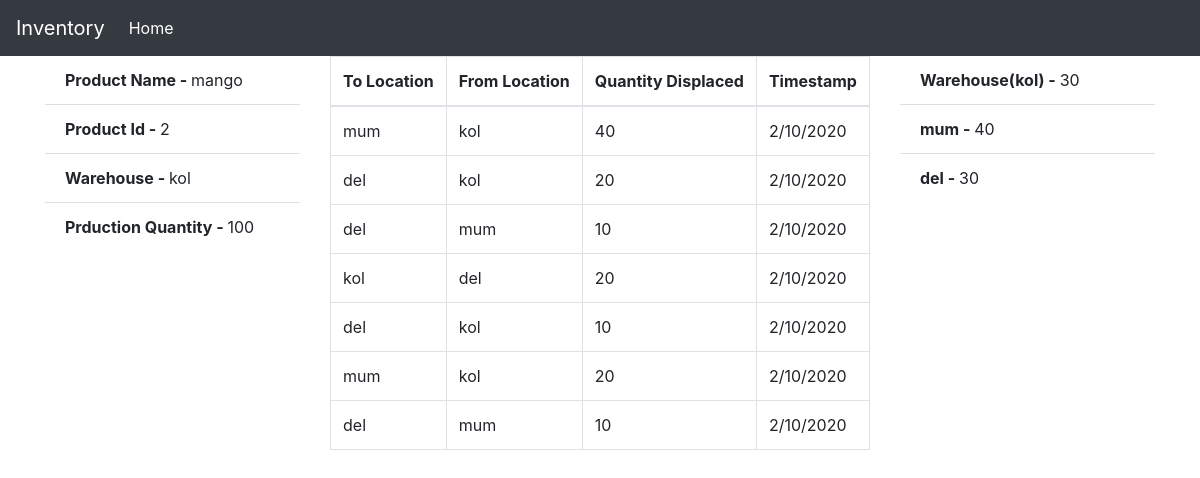
The page /report/2 on the database its author committed.
### app.py (models this page shows)
class Product(db.Model):
    id = db.Column(db.Integer,primary_key=True, autoincrement=True)
    product_name = db.Column(db.String(200))
    product_type = db.Column(db.String(200))
    quantity = db.Column(db.String(200))
    warehouse = db.Column(db.String(200))
    movements = db.relationship('Movement', backref="user2")

class Movement(db.Model):
    id = db.Column(db.Integer, primary_key=True)
    timestamp = db.Column(db.String(200))
    to_location = db.Column(db.String(200))
    from_location = db.Column(db.String(200))
    product_id = db.Column(db.Integer, db.ForeignKey('product.id'))
    quantity = db.Column(db.Integer)

class Location(db.Model):
    id = db.Column(db.Integer,primary_key=True, autoincrement=True)
    location_name = db.Column(db.String(200))

### app.py (the view)
@app.route('/report/<int:id>',methods=["GET"])
def report(id):
    product_info= db.session.query(Product).filter(Product.id == id).all()
    locations = Location.query.all()
    location_info= db.session.query(Location).filter(Location.location_name != product_info[0].warehouse).all()
    movement_info= db.session.query(Product,Movement).filter(Movement.product_id == id, Product.id == id).all()
    warehouse_quant = int(product_info[0].quantity)
    final_repo=[]
    for i in locations:
        if i.location_name != product_info[0].warehouse:
            move_from= db.session.query(db.func.sum(Movement.quantity)).filter(Movement.from_location == i.location_name, Movement.product_id == id).scalar()
            move_to= db.session.query(db.func.sum(Movement.quantity)).filter(Movement.to_location == i.location_name, Movement.product_id == id).scalar()
            m = move_to - move_from
            warehouse_quant = warehouse_quant - m
            final_repo.append(m)
    final_location=[]
    for i in location_info:
        final_location.append(i.location_name)
    res={}
    for key in final_location:
        for value in final_repo:
            res[key] = value
            final_repo.remove(value)
            break
    return render_template('report.html',product_info=product_info,movement_info=movement_info,final_repo=final_repo,location_info=location_info,res=res,warehouse_quant=warehouse_quant)

### templates/report.html
{% extends 'index.html' %}
{% block content %}
<div class="row">
    <div class="col-lg-3">
        {% for i in product_info %}
        <ul class="list-group list-group-flush">
            <li class="list-group-item"><b>Product Name - </b>{{ i.product_name }}</li>
            <li class="list-group-item"><b>Product Id - </b>{{ i.id }}</li>
            <li class="list-group-item"><b>Warehouse - </b>{{ i.warehouse }}</li>
            <li class="list-group-item"><b>Prduction Quantity - </b>{{ i.quantity }}</li>
        </ul>
        {% endfor %}
    </div>
    <div class="col-lg-6">
        <table class="table table-bordered">
            <thead>
                <th>To Location</th>
                <th>From Location</th>
                <th>Quantity Displaced</th>
                <th>Timestamp</th>
            </thead>
            <tbody>
                {% for i in movement_info %}
                <tr>
                    <td>{{ i.Movement.to_location }}</td>
                    <td>{{ i.Movement.from_location }}</td>
                    <td>{{ i.Movement.quantity }}</td>
                    <td>{{ i.Movement.timestamp }}</td>
                </tr>
                {% endfor %}
            </tbody>
        </table>
    </div>
    <div class="col-lg-3">
        <ul class="list-group list-group-flush">
            <li class="list-group-item"><b>Warehouse({{ product_info[0].warehouse }}) - </b>{{ warehouse_quant }}</li>
            {% for key, value in res.items() %}
            <li class="list-group-item"><b>{{ key }} - </b>{{ value }}</li>
            {% endfor %}
        </ul>
    </div>
</div>
{% endblock %}

### rows shown on the page
Product: product_name "mango", id "2", warehouse "kol", quantity "100", Movement.to_location "mum", Movement.from_location "kol", Movement.quantity "40", Movement.timestamp "2/10/2020", Movement.to_location "del", Movement.quantity "20", Movement.from_location "mum", Movement.quantity "10", Movement.to_location "kol", Movement.from_location "del"
Location: location_name "mum", value "40"
Location: location_name "del", value "30"

### other values the page prints
{{ warehouse_quant }} "30"
